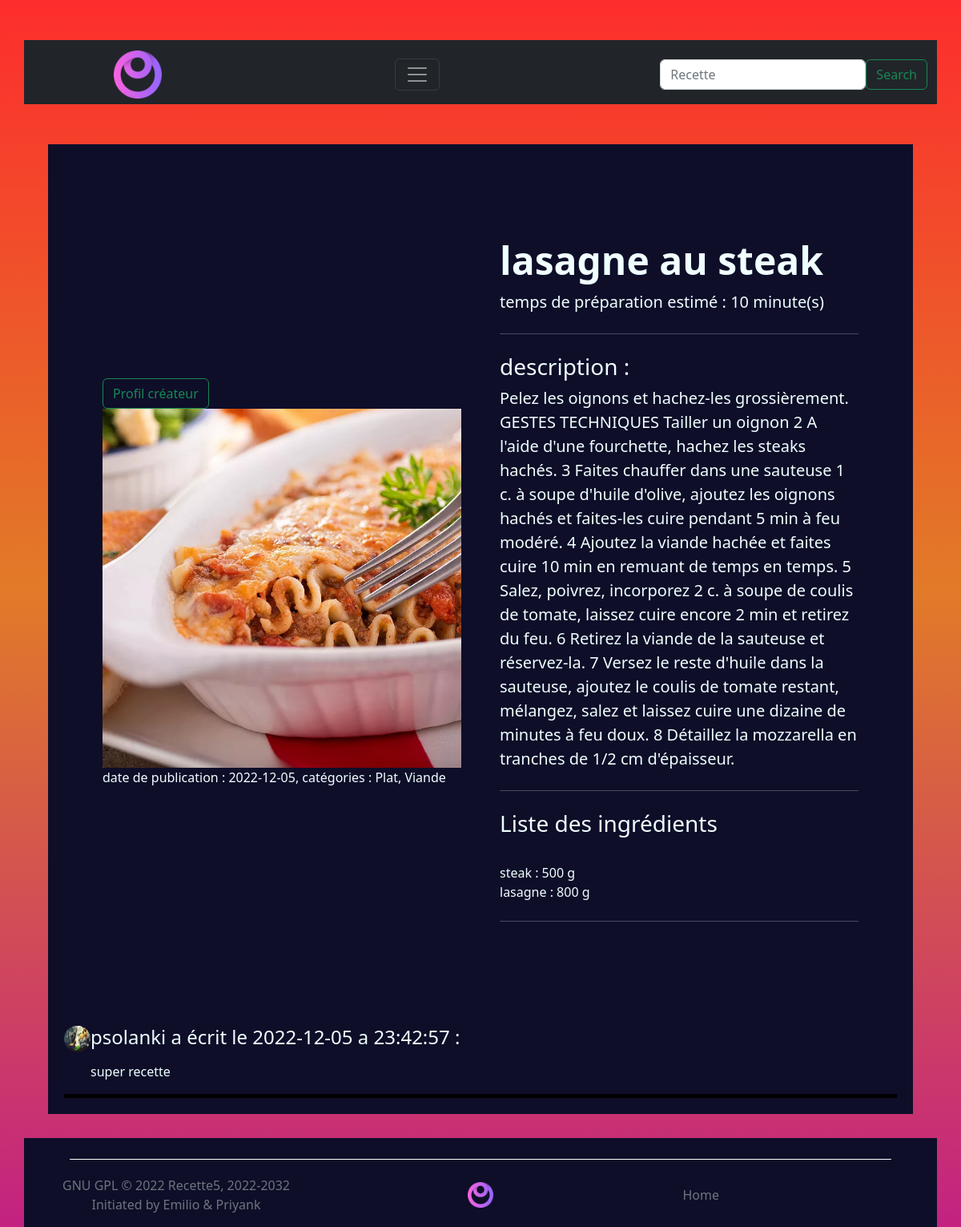
The page /index.php?module=recette&action=afficherMaRecette&idRecette=161 on the database its author committed.
### tables this page shows
CREATE TABLE `photo` (
  `idPhoto` bigint(20) UNSIGNED NOT NULL,
  `photo` varchar(50) DEFAULT NULL,
  `idRecette` bigint(20) UNSIGNED DEFAULT NULL
);

CREATE TABLE `Recette` (
  `idRecette` bigint(20) UNSIGNED NOT NULL,
  `titre` varchar(50) DEFAULT NULL,
  `tpsPreparration` int(11) DEFAULT NULL,
  `datePublication` date DEFAULT NULL,
  `description` varchar(1000) DEFAULT NULL,
  `noteAnnexe` varchar(50) DEFAULT NULL,
  `vegan` tinyint(1) DEFAULT NULL,
  `idUtilisateur` bigint(20) UNSIGNED DEFAULT NULL
);

CREATE TABLE `sousCategorie` (
  `idSousCategorie` bigint(20) UNSIGNED NOT NULL,
  `nomSousCategorie` varchar(50) NOT NULL,
  `idCategorie` bigint(20) UNSIGNED NOT NULL
);

CREATE TABLE `Categorie` (
  `idCategorie` bigint(20) UNSIGNED NOT NULL,
  `nom` varchar(50) DEFAULT NULL
);

CREATE TABLE `Utiliser` (
  `idRecette` bigint(20) UNSIGNED NOT NULL,
  `idIngredient` bigint(20) UNSIGNED NOT NULL,
  `Quantite` double DEFAULT NULL,
  `unite` varchar(50) DEFAULT NULL
);

CREATE TABLE `Ingredient` (
  `idIngredient` bigint(20) UNSIGNED NOT NULL,
  `nomIngredient` varchar(50) DEFAULT NULL
);

CREATE TABLE `commentaire` (
  `idCommentaire` bigint(20) UNSIGNED NOT NULL,
  `commentaire` varchar(500) NOT NULL,
  `idUtilisateur` bigint(20) UNSIGNED NOT NULL,
  `idRecette` bigint(20) UNSIGNED NOT NULL,
  `dateAjout` date NOT NULL,
  `heureAjout` time NOT NULL
);

CREATE TABLE `Utilisateurs` (
  `idUtilisateur` bigint(20) UNSIGNED NOT NULL,
  `login` varchar(50) DEFAULT NULL,
  `mdp` varchar(200) DEFAULT NULL,
  `email` varchar(50) DEFAULT NULL,
  `idRole` bigint(20) UNSIGNED DEFAULT NULL,
  `photo` varchar(50) DEFAULT NULL,
  `description` varchar(500) DEFAULT NULL,
  `banni` tinyint(1) NOT NULL DEFAULT '0'
);

### module/mod_recette/mod_recette.php (called while the page is built, shortened)
<?php
    class ModRecette{
        public   function __construct() {
            $this->con=new ContRecette;
            $this->con->exec();
        }
    }
?>

### index.php (called while the page is built, shortened)
<?php
require_once('module/mod_recette/mod_recette.php');
$module = isset($_GET['module']) ? $_GET['module'] : 'rien' ;
switch ($module) {
      case "recette":
        new ModRecette();
      break;
}
include_once('template.php');
?>

### module/mod_recette/modele_recette.php (called while the page is built, shortened)
<?php
    class ModeleRecette extends Connexion{
         public function recupererCommentaire($idRecette){
            $bdd=parent::$bdd;
            $sth = $bdd->prepare("SELECT commentaire,photo,login,heureAjout,dateAjout,idCommentaire,idUtilisateur FROM commentaire NATURAL JOIN Utilisateurs where idRecette=? ORDER BY dateAjout,heureAjout DESC ");
            $sth->execute(array($idRecette));
            $row = $sth->fetchAll();
            return $row;
         }
         public function afficherPhoto($recette){
            $bdd=parent::$bdd;
            $sth = $bdd->prepare("SELECT photo FROM photo where idRecette=? ");
            $sth->execute(array($recette));
            $row = $sth->fetch();
            return $row;
         }
       public function  afficherMaRecette($idRecette){
        $bdd=parent::$bdd;
        $sthh = $bdd->prepare('SELECT * from Recette NATURAL join photo where idRecette=?') ;
            $sthh->execute(array($idRecette));
            $rows= $sthh->fetch();
            return $rows;
       }
       public function  afficherIngredientDeMaRecette($idRecette){
        $bdd=parent::$bdd;
        $sth=$bdd->prepare("SELECT idIngredient,nomIngredient,unite,Quantite FROM Utiliser NATURAL JOIN Ingredient WHERE idRecette=? ORDER BY idIngredient");
        $sth->execute(array($idRecette));
        $rows= $sth->fetchAll();
        return $rows;
       }
      public function afficherCategories($cat){
         $bdd = parent::$bdd;
         $sth = $bdd->prepare("SELECT idSousCategorie from Appartenir where idRecette=?");
         $sth->execute(array($cat));
         $row = $sth->fetch();
         if(isset($row['idSousCategorie'])){
            $sth2 = $bdd->prepare("SELECT nom , nomSousCategorie from Appartenir NATURAL JOIN Categorie NATURAL JOIN sousCategorie where idRecette=?");
            $sth2->execute(array($cat));
            $row2 = $sth2->fetch();
            return $row2;
         }else{
            $sth3 = $bdd->prepare("SELECT nom  from Appartenir NATURAL JOIN Categorie  where idRecette=?");
            $sth3->execute(array($cat));
            $row3 = $sth3->fetch();
            return $row3;
         }
      }
   }
?>

### module/mod_recette/vue_recette.php (the view, shortened to what this page needs)
<?php
class VueRecette extends VueGenerique
{
    public function afficherMaRecette($recette, $photo, $Ingredient, $commentaires, $categorie)
    {
        echo '
         <section class="py-5">
         <div class="container px-4 px-lg-5 my-5">
         <div class="row gx-4 gx-lg-5 align-items-center">
             <div class="col-md-6">';
        if (isset($_SESSION['id']) && $_SESSION['id'] == $recette['idUtilisateur']) echo '<a href="index.php?module=recette&action=AffichermodifierMaRecette&idRecette=' . htmlspecialchars($recette['idRecette']) . '"><button type="button" id="suppIngredient" class="btn btn-outline-primary" />Modifier</button></a>
                     <button type="button" class="btn btn-outline-danger" data-bs-toggle="modal" data-bs-target="#supprimer">Supprimer</button>
                    <div class="modal fade" id="supprimer" tabindex="-1" aria-labelledby="supprimer" aria-hidden="true">
                    <div class="modal-dialog modal-sm">
                        <div class="modal-content">
                        <div class="modal-header">
                            <h1 class="modal-title fs-5" id="supprimer" id="black">Voulez-vous vraiment supprimer cette recette ?</h1>
                            <button type="button" class="btn-close" data-bs-dismiss="modal" aria-label="Close"></button>
                        </div>
                        <div class="modal-body" id="supprimerRecette" >
                        </div>
                        </div>
                    </div>
                    </div>';
        else echo '<a href="index.php?module=profil&action=afficherProfilUtilisateur&idUtilisateur=' . $recette['idUtilisateur'] . '" ><button type="button" id="suppIngredient" class="btn btn-outline-success" />Profil créateur</button></a>';
        if ($photo['photo'] == NULL) echo '<img class="card-img-top mb-5 mb-md-0" src="image/image_recette/plat.png" alt="photo de la recette">';
        else echo '<img class="card-img-top mb-5 mb-md-0" src="image/image_recette/' . $photo['photo'] . '" alt="photo de la recette">';
        echo '<p>date de publication : ' . $recette['datePublication'] . ', catégories : ';
        if (isset($categorie['nom'])) echo $categorie['nom'];
        if (isset($categorie['nomSousCategorie'])) echo ', ' . $categorie['nomSousCategorie'];
        echo '</p></div>
             <div class="col-md-6">
                 <h1 class="display-5 fw-bolder">' . htmlspecialchars($recette['titre']) . '</h1>
                 <p class="lead">temps de préparation estimé : ';
        echo (htmlspecialchars($recette['tpsPreparration']) % 60) . ' minute(s)</p>
                 <hr class="my-4">
                 <div class="fs-5 mb-2">';
        echo '</div>
                 <h3>description : </h3>
                 <p class="lead" id="descriptionAffichage">' . htmlspecialchars($recette['description']) . '</p>';
        echo '<hr class="my-4"><h3>Liste des ingrédients</h3>';
        foreach ($Ingredient as $value)
        {
            echo '<br> ' . htmlspecialchars($value['nomIngredient']) . ' : ' . htmlspecialchars($value['Quantite']) . ' ' . htmlspecialchars($value['unite']) . '';
        }
        echo '
                  <hr class="my-4">
                 <div class="d-flex">';
        echo '<div id="nbLike"></div>
                 </div>
             </div>
         </div>
     </div>
     </section>
      ';
        foreach ($commentaires as $value)
        {
            echo '
         <div id="commentaire' . $value['idCommentaire'] . '" class="media">
                 <a class="pull-left" href="#"><img id="pp" width="100" class="media-object" src="image/image_utilisateur/' . $value['photo'] . '" alt=""></a>
                 <div class="media-body">
                     <h4 class="media-heading">' .htmlspecialchars($value['login']). ' a écrit le ' . $value['dateAjout'] . ' a ' . $value['heureAjout'] . ' :';
            echo ' </p></h4>
                     <p>' . $value['commentaire'] . '</p>
                 </div>
             </div>
         ';
        }
    }
}
?>

### css.css (style rules this page uses)
#pp { max-width: 33px; max-height: 33px; min-width: 33px; min-height: 33px; clip-path:ellipse(50% 50%); }
.media { margin-top: 10px; border-bottom: 5px solid rgb(0, 0, 0); }

### rows shown on the page
photo: photo (picture), idRecette.datePublication "2022-12-05", idRecette.titre "lasagne au steak", htmlspecialchars($recette['tpsPreparration'])%60 "10", idRecette.description "Pelez les oignons et hachez-les grossièrement. GESTES TECHNIQUES Tailler un oignon 2 A l'aide d'une fourchette, hachez les steaks hachés. 3 Faites chauffer dans une sauteuse 1 c. à soupe d'huile d'olive, ajoutez les oignons hachés et faites-les cuire pendant 5 min à feu modéré. 4 Ajoutez la viande hachée et faites cuire 10 min en remuant de temps en temps. 5 Salez, poivrez, incorporez 2 c. à soupe de coulis de tomate, laissez cuire encore 2 min et retirez du feu. 6 Retirez la viande de la sauteuse et réservez-la. 7 Versez le reste d'huile dans la sauteuse, ajoutez le coulis de tomate restant, mélangez, salez et laissez cuire une dizaine de minutes à feu doux. 8 Détaillez la mozzarella en…"
souscategorie: idCategorie.nom "Plat", nomSousCategorie "Viande"
utiliser: idIngredient.nomIngredient "steak", Quantite "500", unite "g"
utiliser: idIngredient.nomIngredient "lasagne", Quantite "800", unite "g"
commentaire: idUtilisateur.photo (picture), idUtilisateur.login "psolanki", dateAjout "2022-12-05", heureAjout "23:42:57", commentaire "super recette"
